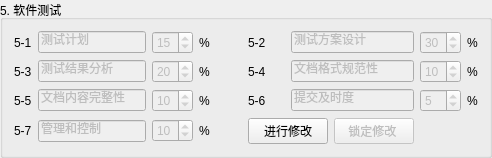
        <widget class="QGroupBox" name="groupBox_5">
         <property name="sizePolicy">
          <sizepolicy hsizetype="Expanding" vsizetype="Expanding">
           <horstretch>0</horstretch>
           <verstretch>0</verstretch>
          </sizepolicy>
         </property>
         <property name="title">
          <string>5. 软件测试</string>
         </property>
         <layout class="QGridLayout" name="gridLayout_5">
          <item row="0" column="0">
           <widget class="QLabel" name="pro5_1Label">
            <property name="text">
             <string>5-1</string>
            </property>
            <property name="alignment">
             <set>Qt::AlignLeading|Qt::AlignLeft|Qt::AlignVCenter</set>
            </property>
            <property name="buddy">
             <cstring>pro5_1LineEdit</cstring>
            </property>
           </widget>
          </item>
          <item row="0" column="1">
           <widget class="QLineEdit" name="pro5_1LineEdit">
            <property name="enabled">
             <bool>false</bool>
            </property>
            <property name="text">
             <string>测试计划</string>
            </property>
           </widget>
          </item>
          <item row="0" column="2">
           <widget class="QSpinBox" name="pro5_1SpinBox">
            <property name="enabled">
             <bool>false</bool>
            </property>
            <property name="value">
             <number>15</number>
            </property>
           </widget>
          </item>
          <item row="0" column="3">
           <widget class="QLabel" name="label_31">
            <property name="text">
             <string>%</string>
            </property>
           </widget>
          </item>
          <item row="0" column="4">
           <spacer name="horizontalSpacer_26">
            <property name="orientation">
             <enum>Qt::Horizontal</enum>
            </property>
            <property name="sizeHint" stdset="0">
             <size>
              <width>32</width>
              <height>20</height>
             </size>
            </property>
           </spacer>
          </item>
          <item row="0" column="5">
           <widget class="QLabel" name="pro5_2Label">
            <property name="text">
             <string>5-2</string>
            </property>
            <property name="alignment">
             <set>Qt::AlignLeading|Qt::AlignLeft|Qt::AlignVCenter</set>
            </property>
            <property name="buddy">
             <cstring>pro5_2LineEdit</cstring>
            </property>
           </widget>
          </item>
          <item row="0" column="6" colspan="2">
           <widget class="QLineEdit" name="pro5_2LineEdit">
            <property name="enabled">
             <bool>false</bool>
            </property>
            <property name="text">
             <string>测试方案设计</string>
            </property>
           </widget>
          </item>
          <item row="0" column="8">
           <widget class="QSpinBox" name="pro5_2SpinBox">
            <property name="enabled">
             <bool>false</bool>
            </property>
            <property name="value">
             <number>30</number>
            </property>
           </widget>
          </item>
          <item row="0" column="9">
           <widget class="QLabel" name="label_36">
            <property name="text">
             <string>%</string>
            </property>
           </widget>
          </item>
          <item row="1" column="0">
           <widget class="QLabel" name="pro5_3Label">
            <property name="text">
             <string>5-3</string>
            </property>
            <property name="alignment">
             <set>Qt::AlignLeading|Qt::AlignLeft|Qt::AlignVCenter</set>
            </property>
            <property name="buddy">
             <cstring>pro5_3LineEdit</cstring>
            </property>
           </widget>
          </item>
          <item row="1" column="1">
           <widget class="QLineEdit" name="pro5_3LineEdit">
            <property name="enabled">
             <bool>false</bool>
            </property>
            <property name="text">
             <string>测试结果分析 </string>
            </property>
           </widget>
          </item>
          <item row="1" column="2">
           <widget class="QSpinBox" name="pro5_3SpinBox">
            <property name="enabled">
             <bool>false</bool>
            </property>
            <property name="value">
             <number>20</number>
            </property>
           </widget>
          </item>
          <item row="1" column="3">
           <widget class="QLabel" name="label_33">
            <property name="text">
             <string>%</string>
            </property>
           </widget>
          </item>
          <item row="1" column="4">
           <spacer name="horizontalSpacer_27">
            <property name="orientation">
             <enum>Qt::Horizontal</enum>
            </property>
            <property name="sizeHint" stdset="0">
             <size>
              <width>32</width>
              <height>20</height>
             </size>
            </property>
           </spacer>
          </item>
          <item row="1" column="5">
           <widget class="QLabel" name="pro5_4Label">
            <property name="text">
             <string>5-4</string>
            </property>
            <property name="alignment">
             <set>Qt::AlignLeading|Qt::AlignLeft|Qt::AlignVCenter</set>
            </property>
            <property name="buddy">
             <cstring>pro5_4LineEdit</cstring>
            </property>
           </widget>
          </item>
          <item row="1" column="6" colspan="2">
           <widget class="QLineEdit" name="pro5_4LineEdit">
            <property name="enabled">
             <bool>false</bool>
            </property>
            <property name="text">
             <string>文档格式规范性</string>
            </property>
           </widget>
          </item>
          <item row="1" column="8">
           <widget class="QSpinBox" name="pro5_4SpinBox">
            <property name="enabled">
             <bool>false</bool>
            </property>
            <property name="value">
             <number>10</number>
            </property>
           </widget>
          </item>
          <item row="1" column="9">
           <widget class="QLabel" name="label_37">
            <property name="text">
             <string>%</string>
            </property>
           </widget>
          </item>
          <item row="2" column="0">
           <widget class="QLabel" name="pro5_5Label">
            <property name="text">
             <string>5-5</string>
            </property>
            <property name="alignment">
             <set>Qt::AlignLeading|Qt::AlignLeft|Qt::AlignVCenter</set>
            </property>
            <property name="buddy">
             <cstring>pro5_5LineEdit</cstring>
            </property>
           </widget>
          </item>
          <item row="2" column="1">
           <widget class="QLineEdit" name="pro5_5LineEdit">
            <property name="enabled">
             <bool>false</bool>
            </property>
            <property name="text">
             <string>文档内容完整性</string>
            </property>
           </widget>
          </item>
          <item row="2" column="2">
           <widget class="QSpinBox" name="pro5_5SpinBox">
            <property name="enabled">
             <bool>false</bool>
            </property>
            <property name="value">
             <number>10</number>
            </property>
           </widget>
          </item>
          <item row="2" column="3">
           <widget class="QLabel" name="label_35">
            <property name="text">
             <string>%</string>
            </property>
           </widget>
          </item>
          <item row="2" column="4">
           <spacer name="horizontalSpacer_25">
            <property name="orientation">
             <enum>Qt::Horizontal</enum>
            </property>
            <property name="sizeHint" stdset="0">
             <size>
              <width>32</width>
              <height>20</height>
             </size>
            </property>
           </spacer>
          </item>
          <item row="2" column="5">
           <widget class="QLabel" name="pro5_6Label">
            <property name="text">
             <string>5-6</string>
            </property>
            <property name="alignment">
             <set>Qt::AlignLeading|Qt::AlignLeft|Qt::AlignVCenter</set>
            </property>
            <property name="buddy">
             <cstring>pro5_6LineEdit</cstring>
            </property>
           </widget>
          </item>
          <item row="2" column="6" colspan="2">
           <widget class="QLineEdit" name="pro5_6LineEdit">
            <property name="enabled">
             <bool>false</bool>
            </property>
            <property name="text">
             <string>提交及时度</string>
            </property>
           </widget>
          </item>
          <item row="2" column="8">
           <widget class="QSpinBox" name="pro5_6SpinBox">
            <property name="enabled">
             <bool>false</bool>
            </property>
            <property name="value">
             <number>5</number>
            </property>
           </widget>
          </item>
          <item row="2" column="9">
           <widget class="QLabel" name="label_39">
            <property name="text">
             <string>%</string>
            </property>
           </widget>
          </item>
          <item row="3" column="0">
           <widget class="QLabel" name="pro5_7Label">
            <property name="text">
             <string>5-7</string>
            </property>
            <property name="alignment">
             <set>Qt::AlignLeading|Qt::AlignLeft|Qt::AlignVCenter</set>
            </property>
            <property name="buddy">
             <cstring>pro5_7LineEdit</cstring>
            </property>
           </widget>
          </item>
          <item row="3" column="1">
           <widget class="QLineEdit" name="pro5_7LineEdit">
            <property name="enabled">
             <bool>false</bool>
            </property>
            <property name="text">
             <string>管理和控制</string>
            </property>
           </widget>
          </item>
          <item row="3" column="2">
           <widget class="QSpinBox" name="pro5_7SpinBox">
            <property name="enabled">
             <bool>false</bool>
            </property>
            <property name="value">
             <number>10</number>
            </property>
           </widget>
          </item>
          <item row="3" column="3">
           <widget class="QLabel" name="label_34">
            <property name="text">
             <string>%</string>
            </property>
           </widget>
          </item>
          <item row="3" column="4">
           <spacer name="horizontalSpacer_28">
            <property name="orientation">
             <enum>Qt::Horizontal</enum>
            </property>
            <property name="sizeHint" stdset="0">
             <size>
              <width>32</width>
              <height>20</height>
             </size>
            </property>
           </spacer>
          </item>
          <item row="3" column="5" colspan="2">
           <widget class="QPushButton" name="modifyBtn5">
            <property name="sizePolicy">
             <sizepolicy hsizetype="Minimum" vsizetype="Fixed">
              <horstretch>0</horstretch>
              <verstretch>0</verstretch>
             </sizepolicy>
            </property>
            <property name="text">
             <string>进行修改</string>
            </property>
           </widget>
          </item>
          <item row="3" column="7">
           <widget class="QPushButton" name="lockBtn5">
            <property name="enabled">
             <bool>false</bool>
            </property>
            <property name="sizePolicy">
             <sizepolicy hsizetype="Minimum" vsizetype="Fixed">
              <horstretch>0</horstretch>
              <verstretch>0</verstretch>
             </sizepolicy>
            </property>
            <property name="text">
             <string>锁定修改 </string>
            </property>
            <property name="checkable">
             <bool>false</bool>
            </property>
           </widget>
          </item>
          <item row="3" column="8" colspan="2">
           <spacer name="horizontalSpacer_9">
            <property name="orientation">
             <enum>Qt::Horizontal</enum>
            </property>
            <property name="sizeHint" stdset="0">
             <size>
              <width>51</width>
              <height>20</height>
             </size>
            </property>
           </spacer>
          </item>
         </layout>
        </widget>
